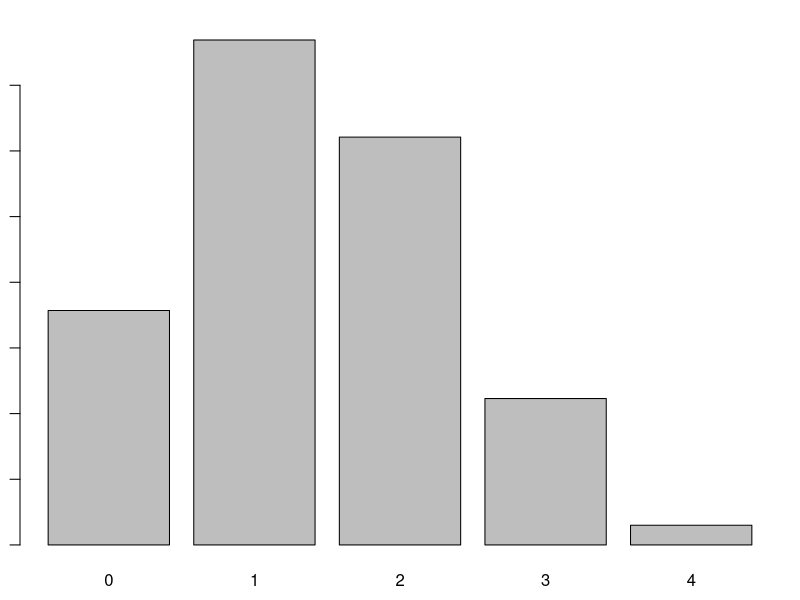

R code for this plot:
## ---- chunk 1
set.seed(2112)
library(ggplot2)
par(mar=c(2.5,1,2,1))
library(knitr)
## ---- chunk 2
choose(9,2)
## ---- chunk 3
n <- 4
p <- 0.35
barplot(dbinom(0:n, n, p), names.arg=0:n)
dbinom(1, 4, p)
